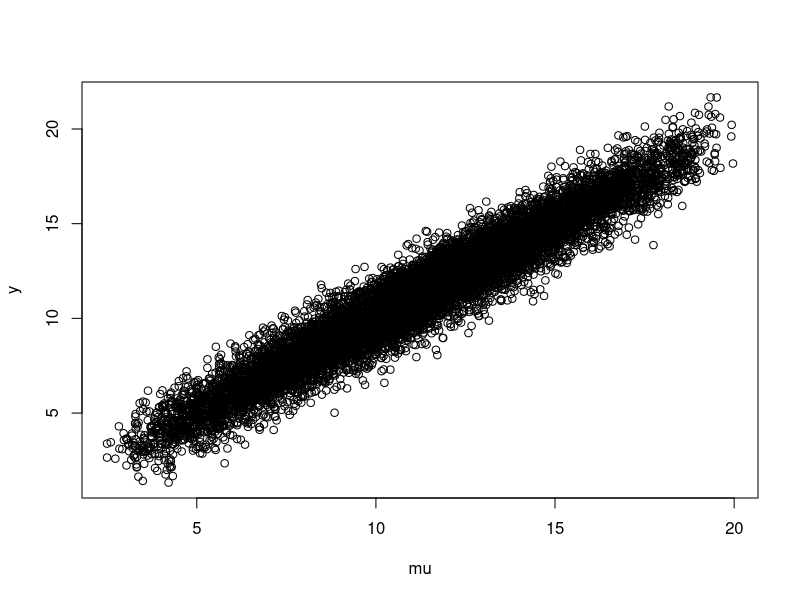

Here is the R script that generated this plot:
# Title     : Test what the `predict` function does for linear model with
#             mixed effects (`lmer`)
# Created by: josef
# Created on: 17.04.20

library(lme4)

# 1. Generate Data
n_obs = 10000
n_groups = 5

x1 = runif(n_obs) * 3
x2 = runif(n_obs) * 2

groups = sample.int(n_groups, n_obs, replace = TRUE)
group_means = rnorm(n_groups, 0.0, 1.0)

random_intercept = group_means[groups]

mu = 2 + 3 * x1 + 4 * x2 + random_intercept
y = rnorm(n_obs, mean = mu, sd = 1.0)

plot(mu, y)

# 2. Fit the model
model = glmer("y ~ x1 + x2 + (1 | groups)", family = gaussian(link = "identity"))
# model = lmer("y ~ x1 + x2 + (1 | groups)")

# 3. Compare theoretical predictions with `predict` function
coefficients = coef(model)
random_intercepts = coefficients$groups[["(Intercept)"]]
beta_0 = mean(random_intercepts)
fitted_group_means = random_intercepts - beta_0
fitted_random_intercept = fitted_group_means[groups]

beta_1 = coefficients$groups[["x1"]][1]
beta_2 = coefficients$groups[["x2"]][1]

# With fitted random intercepts
# theoretical_prediction = beta_0 + beta_1 * x1 + beta_2 * x2 + fitted_random_intercept
# model_prediction = predict(model)

# WithOUT fitted random intercepts
theoretical_prediction = beta_0 + beta_1 * x1 + beta_2 * x2
model_prediction = predict(model, re.form=NA)

max_difference = max(abs(theoretical_prediction - model_prediction))
print(paste("Max difference in theoretical and fitted is", max_difference))
